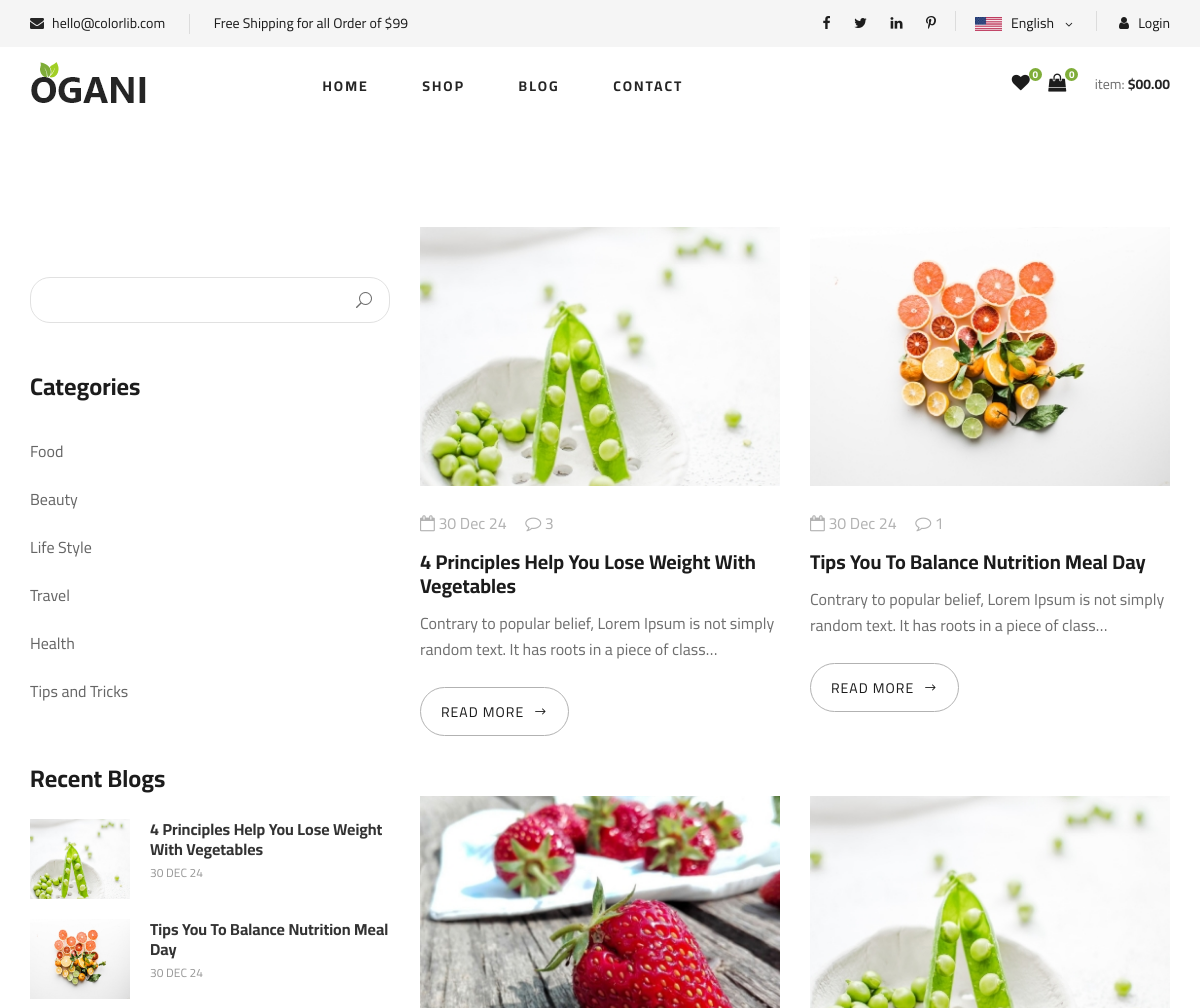
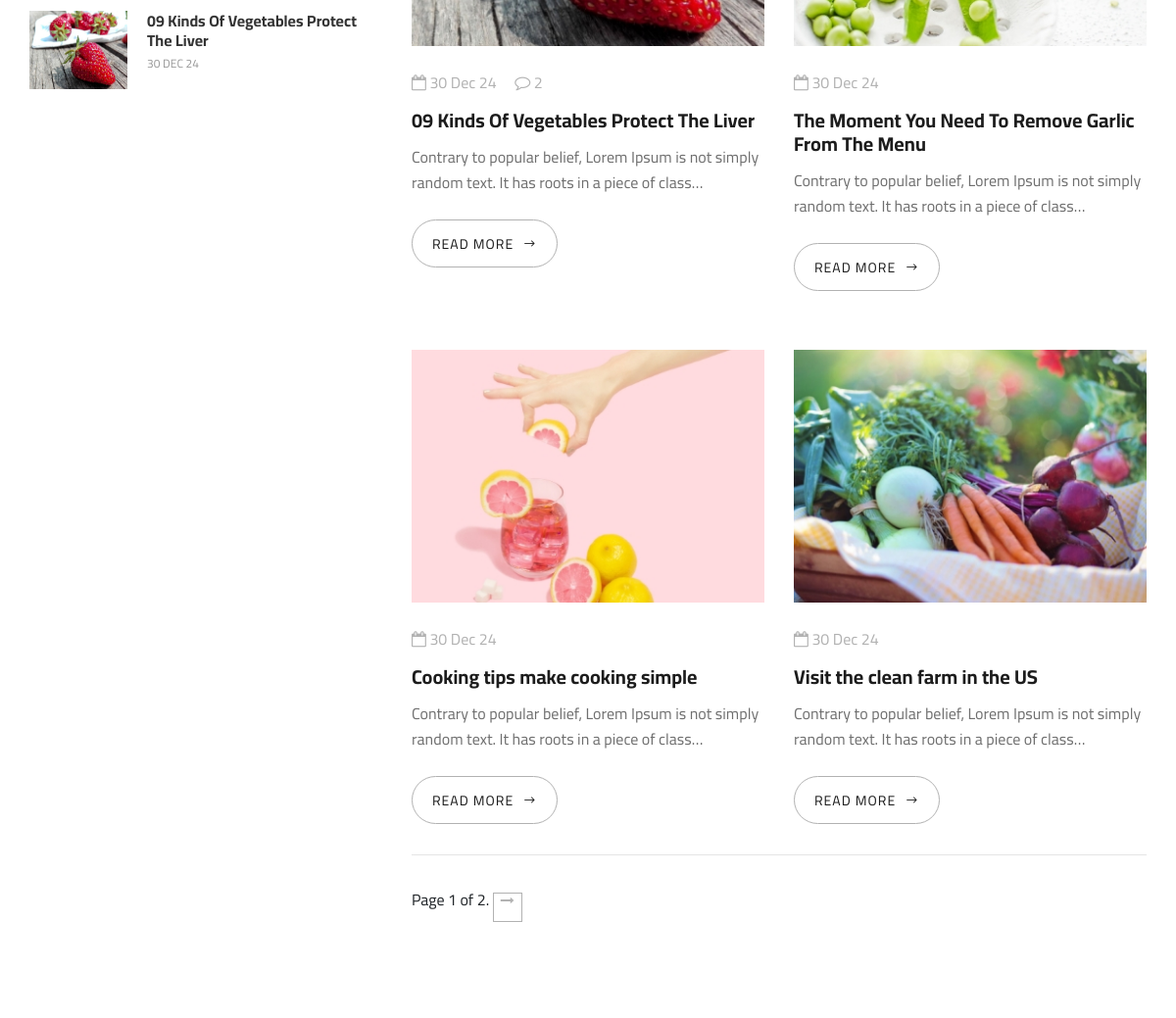
The app's page /blogs/ (upper part), older data (2 pictures, top to bottom).
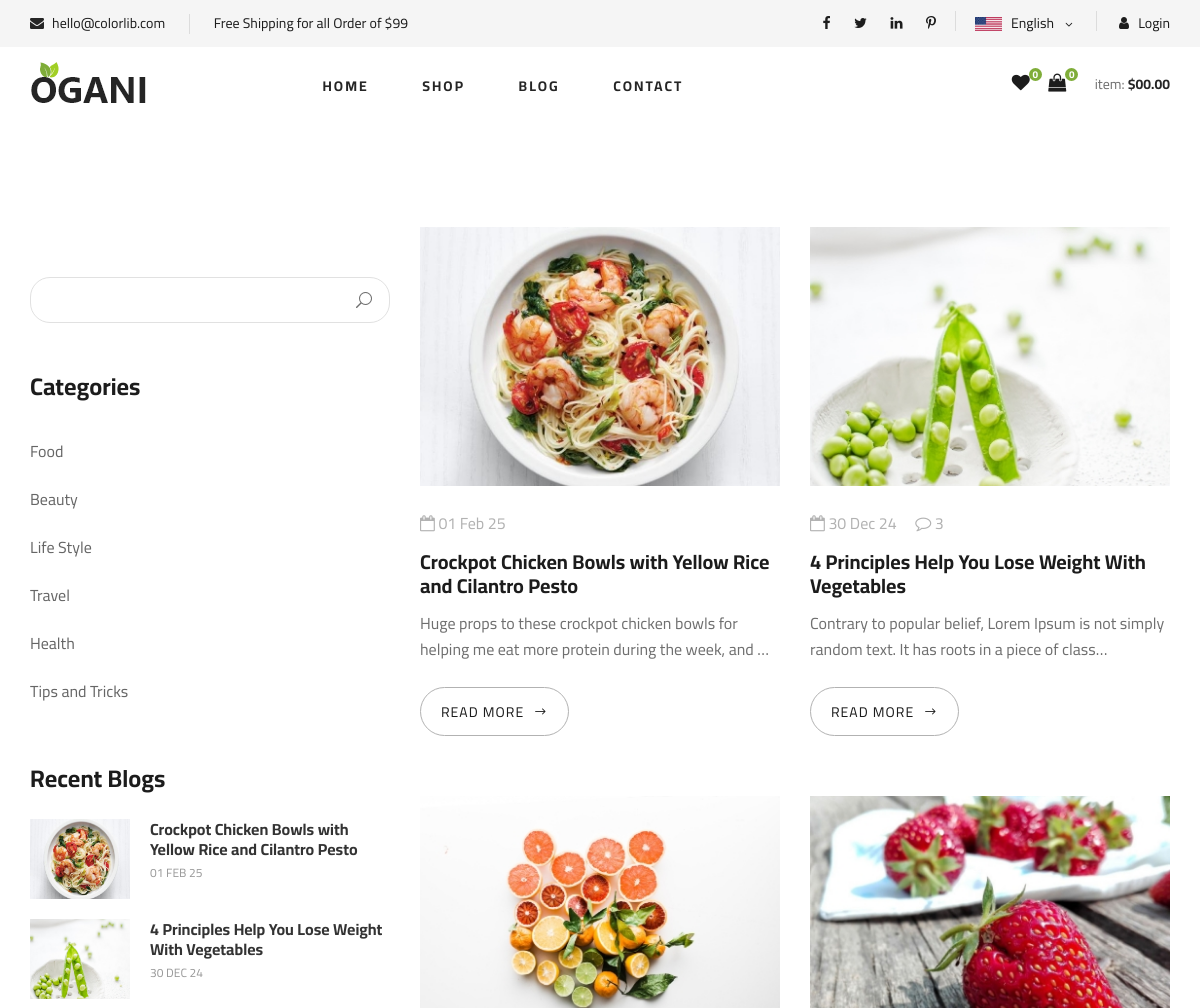
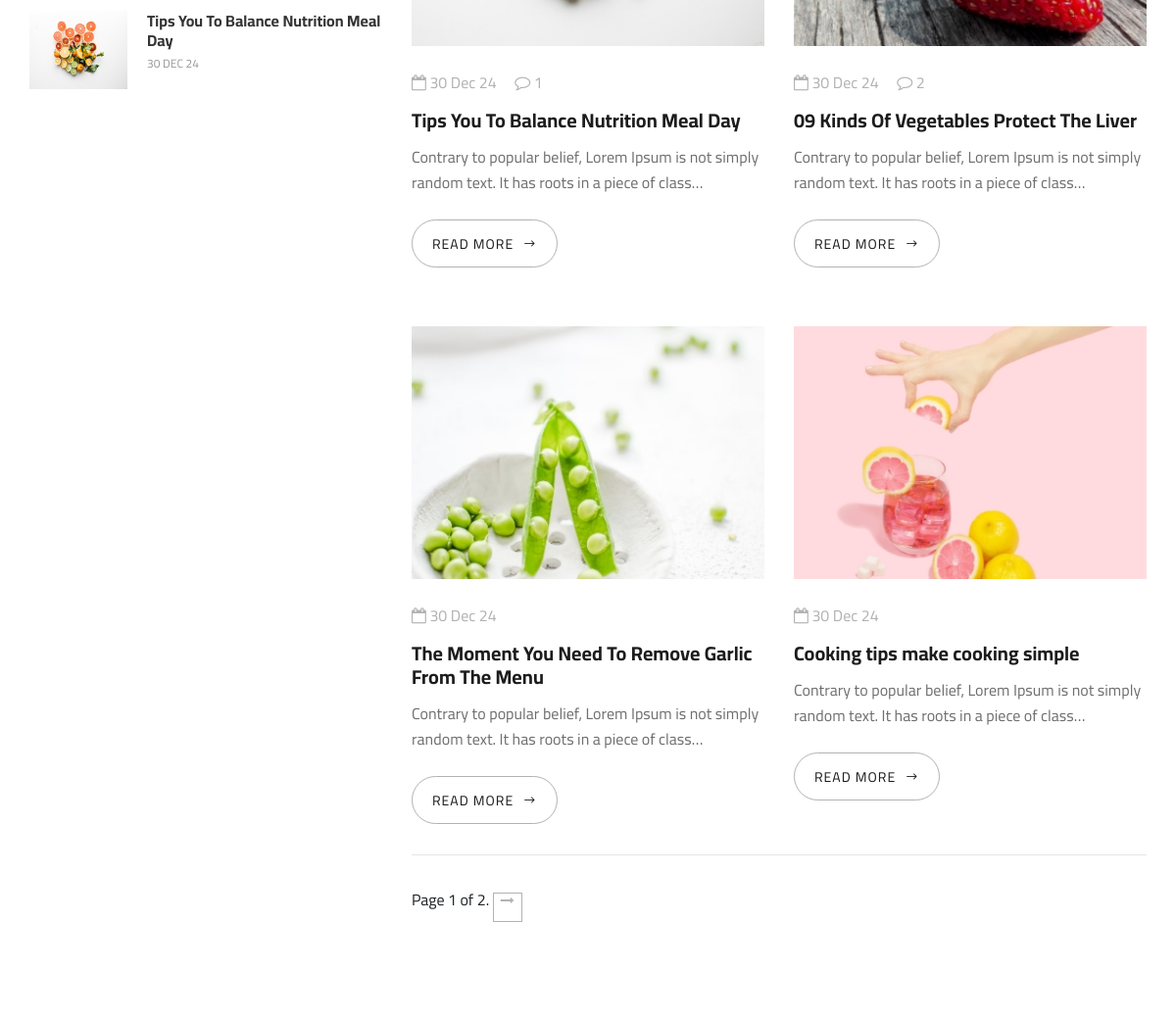
The same page, newer data (2 pictures, top to bottom).
### src/apps/blog/models.py (models this page shows, shortened)
class BlogCategory(models.Model):
    category = models.CharField(max_length=100)
    created_at = models.DateTimeField(auto_now_add=True)
    class Meta:
        verbose_name_plural = 'Blog Categories'

class BlogModel(models.Model):
    title = models.CharField(max_length=255)
    blog_category = models.ForeignKey(BlogCategory, on_delete=models.CASCADE)
    author = models.ForeignKey(UserAccount, on_delete=models.PROTECT)
    blog_img = models.ImageField(upload_to='blog/images', blank=True, null=True)
    blog_thumb = models.ImageField(upload_to='blog/thumbnails', blank=True, null=True)
    blog_body = models.TextField()
    created_at = models.DateTimeField(auto_now_add=True)
    edited_at = models.DateTimeField(auto_now_add=True)

class BlogCommentTracker(models.Model):
    blog = models.ForeignKey(BlogModel, on_delete=models.CASCADE)
    comment_count = models.IntegerField()

### src/apps/blog/views.py (the view)
# urls.py: path('', views.blog_page, name='blog_page'),
def blog_page(request):
    html_template_name = 'blog/blog.html'
    blogs_with_comments = BlogCommentTracker.objects.select_related('blog', 'blog__author', 'blog__blog_category').all()
    all_blogs = BlogModel.objects.select_related('author', 'blog_category').order_by('-created_at')
    paginator = Paginator(all_blogs, 6)
    page_number = request.GET.get('page')
    page_obj = paginator.get_page(page_number)
    category_list = BlogCategory.objects.all()
    blog_search_field = BlogSearchForm()
    latest_blogs = BlogModel.objects.select_related('author', 'blog_category').order_by('-created_at')[:3]
    context = {
        'pages': page_obj,
        'categories': category_list,
        'form': blog_search_field,
        'recent_blogs': latest_blogs,
        'commented_blogs': blogs_with_comments,
    }
    return render(request, html_template_name, context)

### src/apps/contact/contact_form.py
class NewsLetterForm(forms.ModelForm):
    class Meta:
        model = NewsLetterModel
        fields = ['email']
    def __init__(self, *args, **kwargs):
        super().__init__(*args, **kwargs)
        self.fields['email'].required = True
        self.fields['email'].widget.attrs['placeholder'] = 'Your Email'

### src/apps/blog/blog_search.py
class BlogSearchForm(forms.Form):
    search_key = forms.CharField(max_length=100, required=True)

### src/common/context_processors/cart_product_count.py (called while the page is built)
def product_in_cart_count(request):
    product_count = 0
    current_user = request.user
    try:
        if current_user.is_authenticated:
            all_cart_products = CartProduct.objects.all().filter(user=current_user)
            product_count = all_cart_products.count()
    except CartProduct.DoesNotExist:
        product_count = 0
    return dict(counter = product_count)

### src/common/context_processors/make_newsletter_form_available.py (called while the page is built)
def newsletter_for_all_app(request):
    return {'newsletter_form': NewsLetterForm()}

### templates/blog/blog.html (shortened to what the changed rows need)
{% extends 'index.html' %}
{% load static %}
{% block content %}
 <section class="blog spad">
    <div class="container">
        <div class="row">
            <div class="col-lg-4 col-md-5">
                <div class="blog__sidebar">
                    <div class="blog__sidebar__item">
                        <ul>
                            {% for category in categories %}
                            <li><a href="{% url 'blog:blog_by_category' category.id %}">{{ category.category}}</a></li>
                            {% endfor %}
                        </ul>
                    </div>
                    <div class="blog__sidebar__item">
                        <div class="blog__sidebar__recent">
                            {% for blog in recent_blogs %}
                            <a href="{% url 'blog:blog_details' blog.id %}" class="blog__sidebar__recent__item">
                                <div class="blog__sidebar__recent__item__pic">
                                    <img src="{{ blog.blog_thumb.url }}" style="width: 100px; height: 80px;" alt="">
                                </div>
                                <div class="blog__sidebar__recent__item__text">
                                    <h6>{{ blog.title }}</h6>
                                    <span>{{ blog.edited_at | date:'d M y'}}</span>
                                </div>
                            </a>
                            {% endfor %}
                        </div>
                    </div>
                </div>
            </div>
            <div class="col-lg-8 col-md-7">
                <div class="row">
                    {% for blog in pages %}
                    <div class="col-lg-6 col-md-6 col-sm-6">
                        <div class="blog__item">
                            <div class="blog__item__pic">
                                <img src="{{ blog.blog_thumb.url }}" alt="">
                            </div>
                            <div class="blog__item__text">
                                <ul>
                                    <li><i class="fa fa-calendar-o"></i> {{ blog.edited_at | date:'d M y'}} </li>
                                    {% if commented_blogs %}
                                        {% for data in commented_blogs %}
                                            {% if data.blog.id == blog.id %}
                                            <li><i class="fa fa-comment-o"></i> {{ data.comment_count}}</li>
                                            {% endif %}
                                        {% endfor %}
                                    {% else %}
                                            <li><i class="fa fa-comment-o"></i> 0</li>
                                    {% endif %}
                                </ul>
                                <h5><a href="{% url 'blog:blog_details' blog.id %}">{{ blog.title }}</a></h5>
                                <p>{{ blog.blog_body | truncatechars:100 | striptags }}</p>
                                <a href="{% url 'blog:blog_details' blog.id %}" class="blog__btn">READ MORE <span class="arrow_right"></span></a>
                            </div>
                        </div>
                    </div>
                    {% endfor %}
                </div>
            </div>
        </div>
    </div>
</section>
{% endblock %}

Row changes from the older to the newer data that the page shows:
no longer on one of the page's lists (row unchanged): BlogModel: title "09 Kinds Of Vegetables Protect The Liver", edited_at "30 DEC 24"
no longer on this page (row unchanged): BlogModel: blog_thumb (picture), edited_at "30 Dec 24", title "Visit the clean farm in the US", blog_body "Contrary to popular belief, Lorem Ipsum is not simply random text. It has roots in a piece of class…"
added BlogModel: blog_thumb (picture), title "Crockpot Chicken Bowls with Yellow Rice and Cilantro Pesto", edited_at "01 FEB 25", edited_at "01 Feb 25", blog_body "Huge props to these crockpot chicken bowls for helping me eat more protein during the week, and …"
